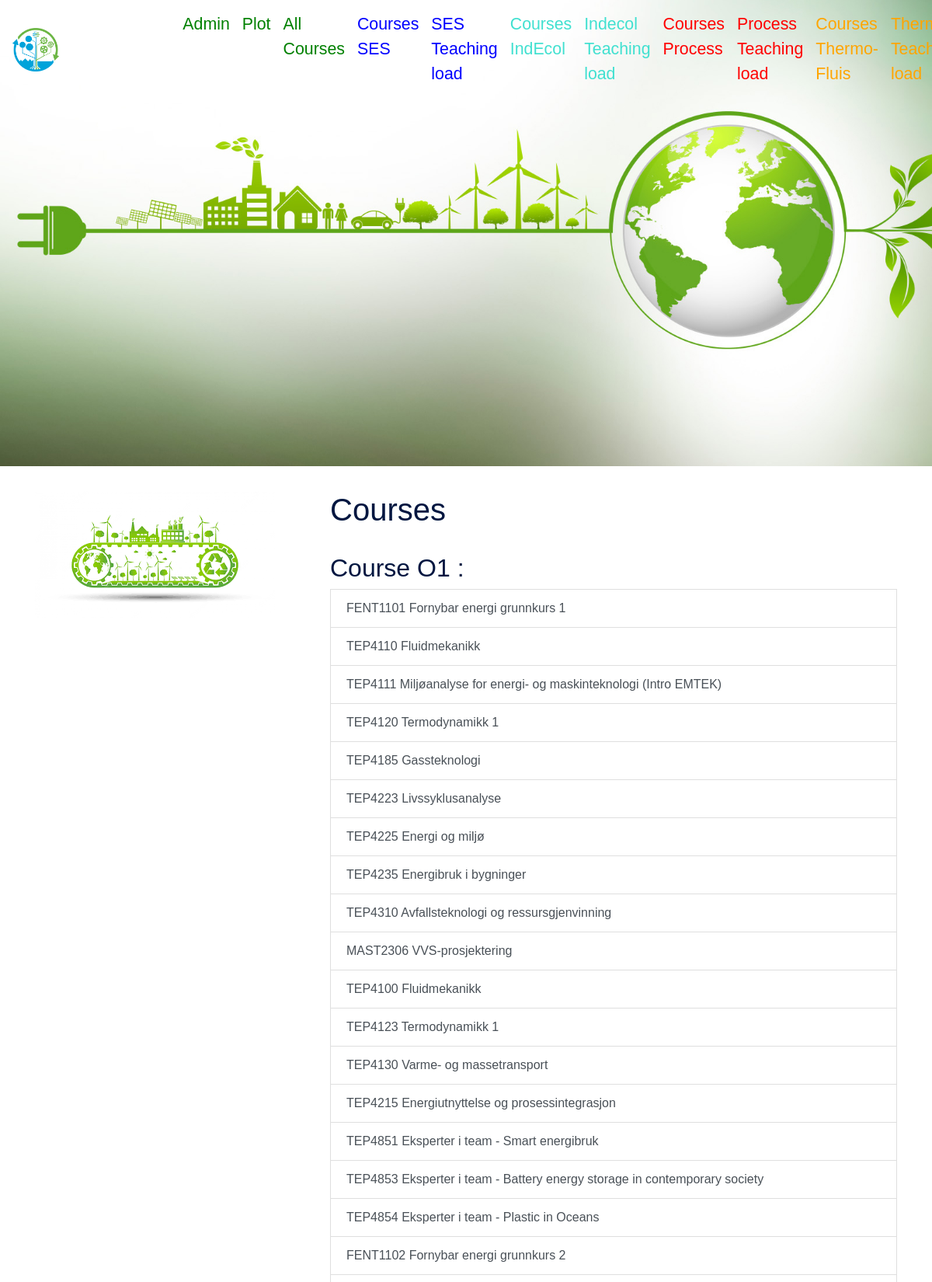
Page /courses/ (upper part) on the committed database.
### app_teaching/models.py (models this page shows)
class Course(models.Model):
    course_id = models.CharField(
        unique=True,
        null=False,
        blank=False,
        max_length=50
    )
    name= models.CharField(
        null=False,
        blank=False,
        max_length=200
    )
    type = models.CharField(choices = course_type_choices,
                            max_length=3,
                            default='-')
    group = models.CharField(choices = course_group_choices,
                            max_length=3,
                            default='-')
    semester = models.CharField(choices = semester_type_choices,
                            max_length=2,
                            default='-')
    studiepoeng = models.CharField(choices = studiepoeng_choices,
                            max_length=4,default='-'
                            )
    nb_student = models.IntegerField(
        null = True,
    )
    nb_vit= models.IntegerField(
        null = True,
    )
    nb_stud_ass= models.IntegerField(
        null = True,
    )
    def __str__(self):
        return self.course_id + ' ' + self.name

### app_teaching/views.py (the view)
# urls.py: path('courses/', views.courses, name = 'courses'),
def courses(request):
    all_courses = models.Course.objects.all()
    return render(request,'courses.html',{'courses': all_courses})

### app_teaching/templates/courses.html (shortened to what this page needs)
{% extends 'base.html' %}
{%block content%}
<h1>Courses</h1>
<ul class = "list-group">
    <br>
    <h2>Course O1 :</h2>
{%for course in courses%}
{%if course.type == 'O1' %}
    <a class = "list-group-item list-group-item-action" href = " {% url 'course_details' course.id %}">
        {{course}}
    </a>
{%endif%}
{%endfor%}
<br>
<br>
<br>
<br>
<br>
</ul>
{%endblock content%}

### rows in the picture
Course: course+name "FENT1101 Fornybar energi grunnkurs 1"
Course: course+name "TEP4110 Fluidmekanikk"
Course: course+name "TEP4111 Miljøanalyse for energi- og maskinteknologi (Intro EMTEK)"
Course: course+name "TEP4120 Termodynamikk 1"
Course: course+name "TEP4185 Gassteknologi"
Course: course+name "TEP4223 Livssyklusanalyse"
Course: course+name "TEP4225 Energi og miljø"
Course: course+name "TEP4235 Energibruk i bygninger"
Course: course+name "TEP4310 Avfallsteknologi og ressursgjenvinning"
Course: course+name "MAST2306 VVS-prosjektering"
Course: course+name "TEP4100 Fluidmekanikk"
Course: course+name "TEP4123 Termodynamikk 1"
Course: course+name "TEP4130 Varme- og massetransport"
Course: course+name "TEP4215 Energiutnyttelse og prosessintegrasjon"
Course: course+name "TEP4851 Eksperter i team - Smart energibruk"
Course: course+name "TEP4853 Eksperter i team - Battery energy storage in contemporary society"
Course: course+name "TEP4854 Eksperter i team - Plastic in Oceans"
Course: course+name "FENT1102 Fornybar energi grunnkurs 2"
